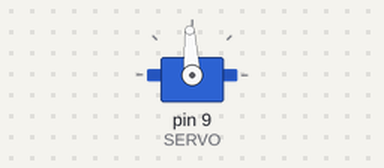
The sketch below on a simulated Arduino Uno, built with avr-gcc and run on an emulated ATmega328P. Shown: servo. Servo pulses on a pin are drawn as a servo (544–2400 µs = 0–180°).

Above: at 0.05 s.
At 3.8 s:
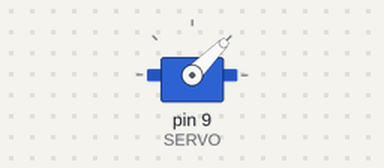
At 6.75 s:
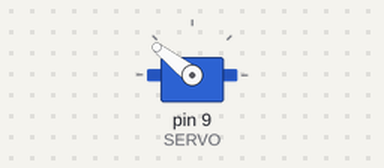
At 13.5 s:
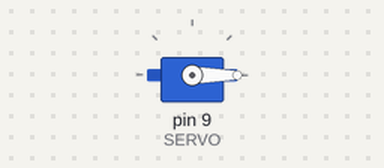
Timing chart, 0 to 17.6 s (numbered marks = the images above):
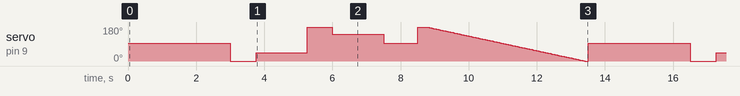

The sketch:

ServoTest.ino
```cpp
#include <avr/io.h>
#include <util/delay.h>

//For some reason my SG90 servo likes these values instead of the traditional 1 - 1.5 - 2 ms values
#define PULSE_MIN 125 //0.5ms at 64 prescaler
#define PULSE_MID 375//1.5ms
#define PULSE_HIGH 625//2.5ms

#define SERVO PORTB1
#define SERVO_PORT PORTB
#define SERVO_DDR DDRB


void initTimer1()
{
  //Toggle OCR1A on compare match
  TCCR1A |= (1 << COM1A1);

  //Fast PWM, ICR1 as top
  TCCR1A |= (1 << WGM11);
  TCCR1B |= (1 << WGM12) | (1 << WGM13);

  TCCR1B |= (1 << CS10) | (1 << CS11); //64 prescaler = 4 microseconds per tick


  ICR1 = 5000; //How many 4 microseconds ticks do i need to get to 20 milliseconds? (20*10^-3)/(4*10^-6) = 5000

}


void sentPulse(uint16_t pulse)
{
  OCR1A = pulse;
}


int main(void)
{
  SERVO_DDR |= (1 << SERVO);
  sentPulse(PULSE_MID);
  initTimer1();

  while(1)
  {
    _delay_ms(3000);
    sentPulse(PULSE_MIN);
    _delay_ms(750);
    sentPulse((PULSE_MIN + PULSE_MID) / 2);
    _delay_ms(1500);
    sentPulse(PULSE_HIGH);
    _delay_ms(750);
    sentPulse((PULSE_HIGH + PULSE_MID) / 2);
    _delay_ms(1500);
    sentPulse(PULSE_MID);
    _delay_ms(1000);

    for(uint16_t i = PULSE_HIGH; i > PULSE_MIN; i--)
    {
      sentPulse(i);
      _delay_ms(10);
    }
    sentPulse(PULSE_MID);
  }

}
```

Measured:
- by itself, servo on pin 9 (SERVO): moves between 0° and 180°, repeating every 13.5 s
